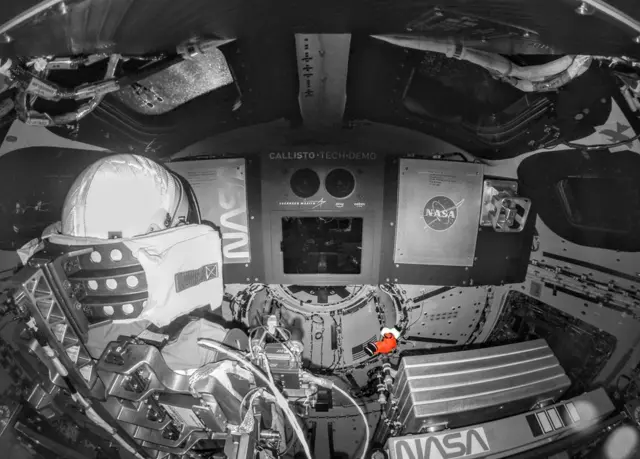
#> input picture capsula.webp, 640 x 459 px
$ python monitor_capsula.py
#> lines starting #> are read from the running program, lines starting #| are printed output that depends on the picture; after the words box and inside, x2 and y2 are one past the last pixel; in counts of white or black regions, pixels touching at a corner belong together
import cv2
import numpy as np
import paho.mqtt.client as mqtt
from datetime import datetime
import os

# =====================================
# CONFIGURAÇÕES
# =====================================

# Altere para True para testar sem hardware físico
modo_simulacao = False

# Estado global da cápsula
capsula = {
    "temperatura": 25,
    "luminosidade": 75,
    "status": "NORMAL",
    "alertas": []
}

# =====================================
# CARREGAMENTO DA IMAGEM DA CÁPSULA
# =====================================

# Busca a imagem no mesmo diretório do script
SCRIPT_DIR = os.path.dirname(os.path.abspath(__file__))
IMAGEM_CAPSULA_PATH = os.path.join(SCRIPT_DIR, "capsula.webp")

imagem_capsula_original = None
if os.path.exists(IMAGEM_CAPSULA_PATH):
    imagem_capsula_original = cv2.imread(IMAGEM_CAPSULA_PATH, cv2.IMREAD_UNCHANGED)
#> imagem_capsula_original is the input picture: shape (459, 640, 3); mean B, G, R 82.8, 82.8, 83
    if imagem_capsula_original is None:
        print(f"[AVISO] Não foi possível carregar '{IMAGEM_CAPSULA_PATH}'. Usando representação geométrica.")
    else:
        print(f"[OK] Imagem da cápsula carregada: {IMAGEM_CAPSULA_PATH}")
else:
    print(f"[AVISO] Arquivo '{IMAGEM_CAPSULA_PATH}' não encontrado. Usando representação geométrica.")


# =====================================
# MQTT
# =====================================

# [10 lines left out: function on_message, not called in this run]


if not modo_simulacao:
    try:
        client = mqtt.Client(mqtt.CallbackAPIVersion.VERSION2)
        client.on_message = on_message
        client.connect("broker.hivemq.com", 1883, 60)
        client.subscribe("capsula/temperatura")
        client.subscribe("capsula/luminosidade")
        client.loop_start()
        print("[OK] MQTT conectado ao broker HiveMQ.")
    except Exception as e:
        print(f"[ERRO] Falha ao conectar no MQTT: {e}")
        modo_simulacao = True
        print("[INFO] Alternando para modo de simulação.")


# =====================================
# FUNÇÕES AUXILIARES
# =====================================

# [24 lines left out: function desenhar_capsula_geometrica, not called in this run]


def renderizar_imagem_capsula(tela, imagem, x1, y1, x2, y2, cor_status):
    """
    Redimensiona e renderiza a imagem da cápsula na área designada,
    com suporte a canal alpha (transparência). Adiciona tint colorido
    conforme o status do sistema.
    """
    largura = x2 - x1
    altura = y2 - y1

    # Redimensiona mantendo proporção
    h_orig, w_orig = imagem.shape[:2]
    escala = min(largura / w_orig, altura / h_orig)
    novo_w = int(w_orig * escala)
    novo_h = int(h_orig * escala)
    img_resized = cv2.resize(imagem, (novo_w, novo_h), interpolation=cv2.INTER_AREA)

    # Posição centralizada na área
    off_x = x1 + (largura - novo_w) // 2
    off_y = y1 + (altura - novo_h) // 2

    # Verifica se tem canal alpha
    if img_resized.shape[2] == 4:
        alpha = img_resized[:, :, 3:4] / 255.0
        img_rgb = img_resized[:, :, :3]
        regiao = tela[off_y:off_y + novo_h, off_x:off_x + novo_w]
        composito = (img_rgb * alpha + regiao * (1 - alpha)).astype(np.uint8)
        tela[off_y:off_y + novo_h, off_x:off_x + novo_w] = composito
    else:
        tela[off_y:off_y + novo_h, off_x:off_x + novo_w] = img_resized

    # Overlay de status colorido (semitransparente) no canto superior direito da imagem
    raio = 18
    cx_ind = off_x + novo_w - 25
    cy_ind = off_y + 25
    cv2.circle(tela, (cx_ind, cy_ind), raio + 2, (0, 0, 0), -1)  # borda preta
    cv2.circle(tela, (cx_ind, cy_ind), raio, cor_status, -1)


# =====================================
# LOOP PRINCIPAL
# =====================================

historico_temp = []   # Histórico para mini-gráfico de temperatura
MAX_HISTORICO = 50

while True:
    # ----------------------------------
    # TELA BASE
    # ----------------------------------
    tela = np.zeros((700, 1200, 3), dtype=np.uint8)
    tela[:] = (15, 15, 25)  # Fundo escuro levemente azulado (espacial)

    # Grade sutil de fundo
    for x in range(0, 1200, 60):
        cv2.line(tela, (x, 0), (x, 700), (25, 25, 40), 1)
    for y in range(0, 700, 60):
        cv2.line(tela, (0, y), (1200, y), (25, 25, 40), 1)

    # ----------------------------------
    # VALIDAÇÃO DOS DADOS
    # ----------------------------------
    capsula["temperatura"] = max(-20, min(60, capsula["temperatura"]))
    capsula["luminosidade"] = max(0, min(100, capsula["luminosidade"]))

    temperatura = capsula["temperatura"]
    luminosidade = capsula["luminosidade"]

    # ----------------------------------
    # ANÁLISE DE STATUS
    # ----------------------------------
    alertas = []

    if temperatura < 10:
        cor_temperatura = (0, 0, 255)   # Vermelho (BGR)
        status = "CRITICO"
        cor_status = (0, 0, 255)
        alertas.append("TEMPERATURA CRITICA - MUITO BAIXA")
    elif temperatura > 40:
        cor_temperatura = (0, 0, 255)
        status = "CRITICO"
        cor_status = (0, 0, 255)
        alertas.append("SUPERAQUECIMENTO DETECTADO")
    elif temperatura < 20:
        cor_temperatura = (0, 255, 255)  # Amarelo
        status = "ALERTA"
        cor_status = (0, 255, 255)
        alertas.append("TEMPERATURA ABAIXO DO IDEAL")
    elif temperatura > 30:
        cor_temperatura = (0, 255, 255)
        status = "ALERTA"
        cor_status = (0, 255, 255)
        alertas.append("TEMPERATURA ACIMA DO IDEAL")
    else:
        cor_temperatura = (0, 200, 80)   # Verde
        status = "NORMAL"
        cor_status = (0, 200, 80)

    if luminosidade < 15:
        alertas.append("ILUMINACAO INSUFICIENTE")
        if status == "NORMAL":
            status = "ALERTA"
            cor_status = (0, 255, 255)

    capsula["status"] = status
    capsula["alertas"] = alertas

    # Registra histórico de temperatura
    historico_temp.append(temperatura)
    if len(historico_temp) > MAX_HISTORICO:
        historico_temp.pop(0)

    # ----------------------------------
    # TÍTULO
    # ----------------------------------
    cv2.rectangle(tela, (0, 0), (1200, 70), (20, 20, 40), -1)
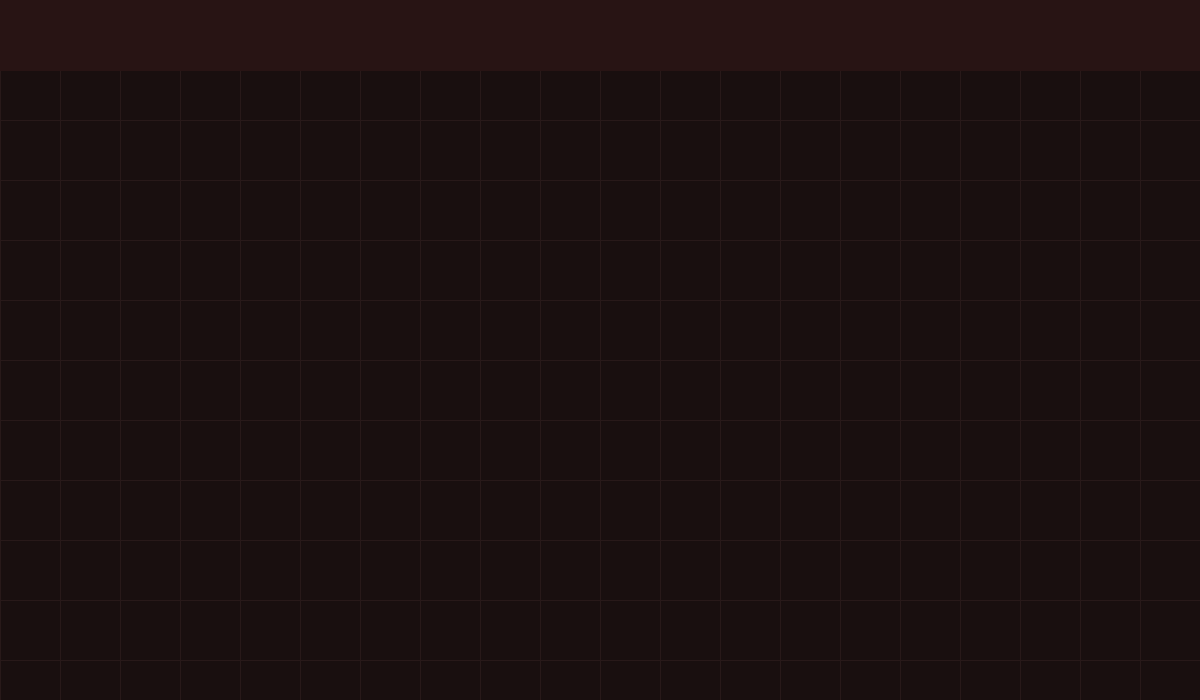
#> tela: shape (700, 1200, 3); mean of channels 0, 1, 2 15.8, 15.8, 27; drawn as B, G, R
    cv2.putText(tela, "SISTEMA DE MONITORAMENTO - CAPSULA ESPACIAL",
                (130, 45), cv2.FONT_HERSHEY_SIMPLEX, 1.0, (200, 220, 255), 2)
    # Linha separadora
    cv2.line(tela, (0, 70), (1200, 70), (60, 60, 120), 2)
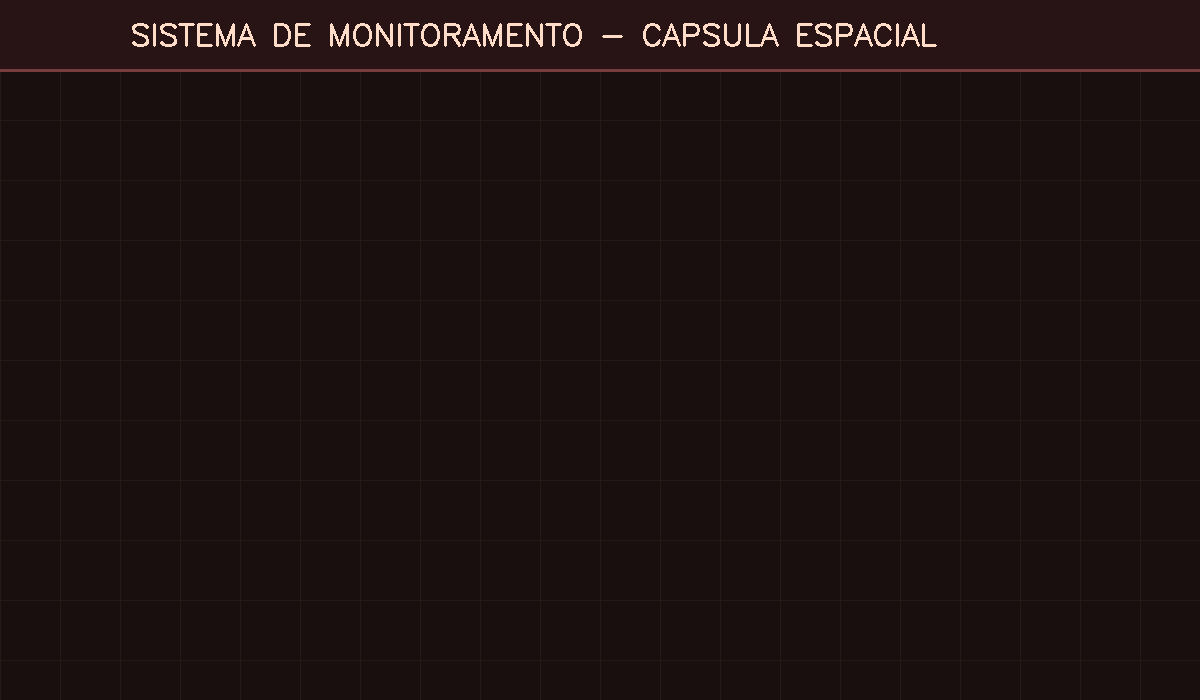
#> tela: shape (700, 1200, 3); mean of channels 0, 1, 2 17.2, 17.4, 28.8; drawn as B, G, R

    # ----------------------------------
    # PAINEL ESQUERDO: IMAGEM DA CÁPSULA
    # ----------------------------------
    cv2.rectangle(tela, (20, 85), (490, 590), (35, 35, 60), -1)
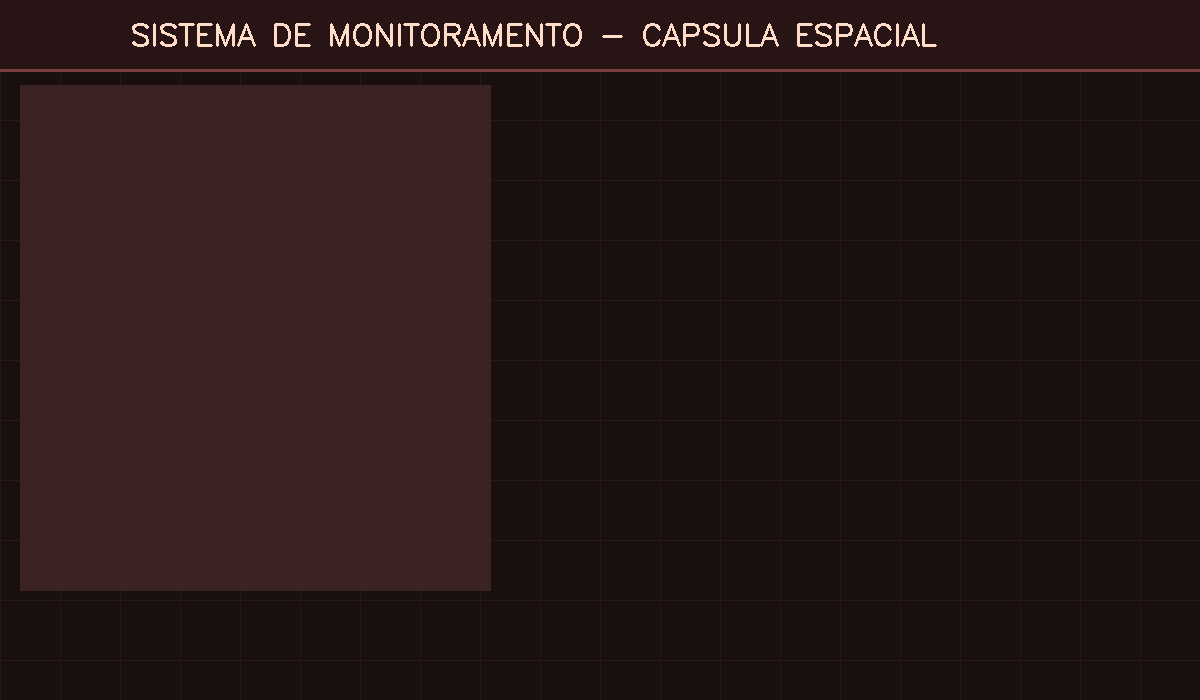
#> tela: shape (700, 1200, 3); mean of channels 0, 1, 2 22.8, 22.9, 38.6; drawn as B, G, R
    cv2.rectangle(tela, (20, 85), (490, 590), (80, 80, 140), 2)
    cv2.putText(tela, "VISAO COMPUTACIONAL", (90, 108),
                cv2.FONT_HERSHEY_SIMPLEX, 0.6, (150, 150, 200), 1)

    # Renderiza imagem ou geometria
    if imagem_capsula_original is not None:
        renderizar_imagem_capsula(tela, imagem_capsula_original, 25, 115, 485, 585, cor_status)
#> in renderizar_imagem_capsula, `cv2.circle(tela, (cx_ind, cy_ind), raio, cor_status, -1)`:
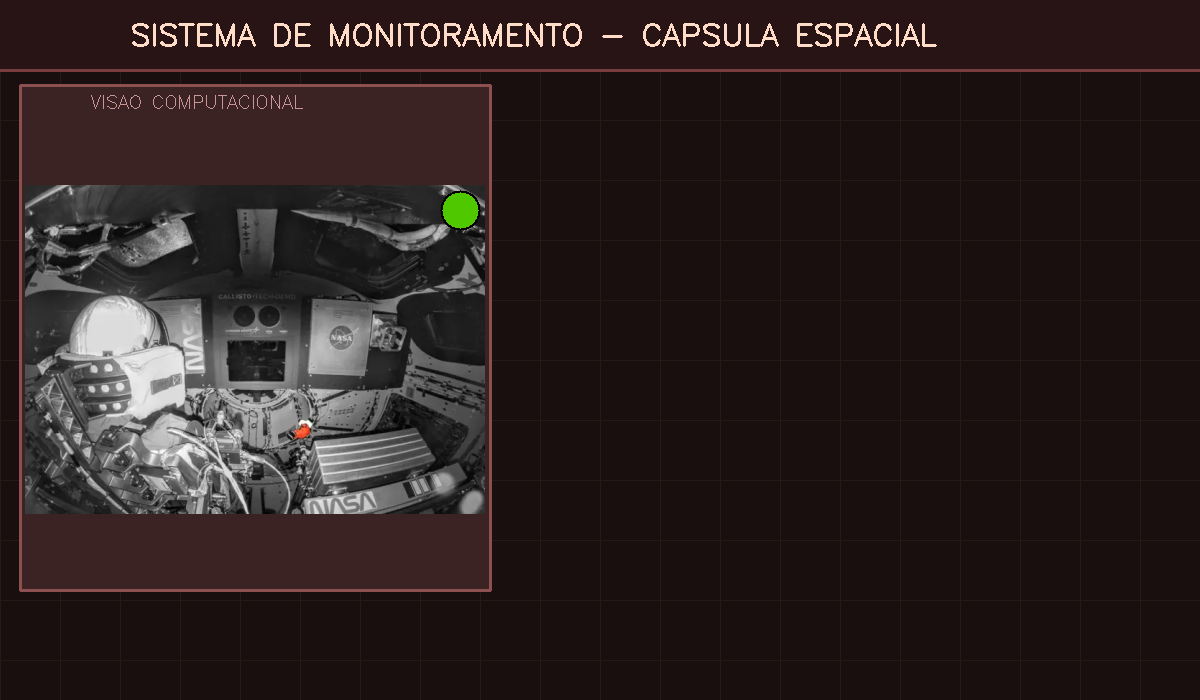
#> tela: shape (700, 1200, 3); mean of channels 0, 1, 2 31.8, 32.1, 43.5; drawn as B, G, R
    else:
        desenhar_capsula_geometrica(tela, 25, 115, 485, 585, cor_status)

    # ----------------------------------
    # PAINEL DIREITO: DADOS E BARRAS
    # ----------------------------------
    cv2.rectangle(tela, (510, 85), (1180, 590), (35, 35, 60), -1)
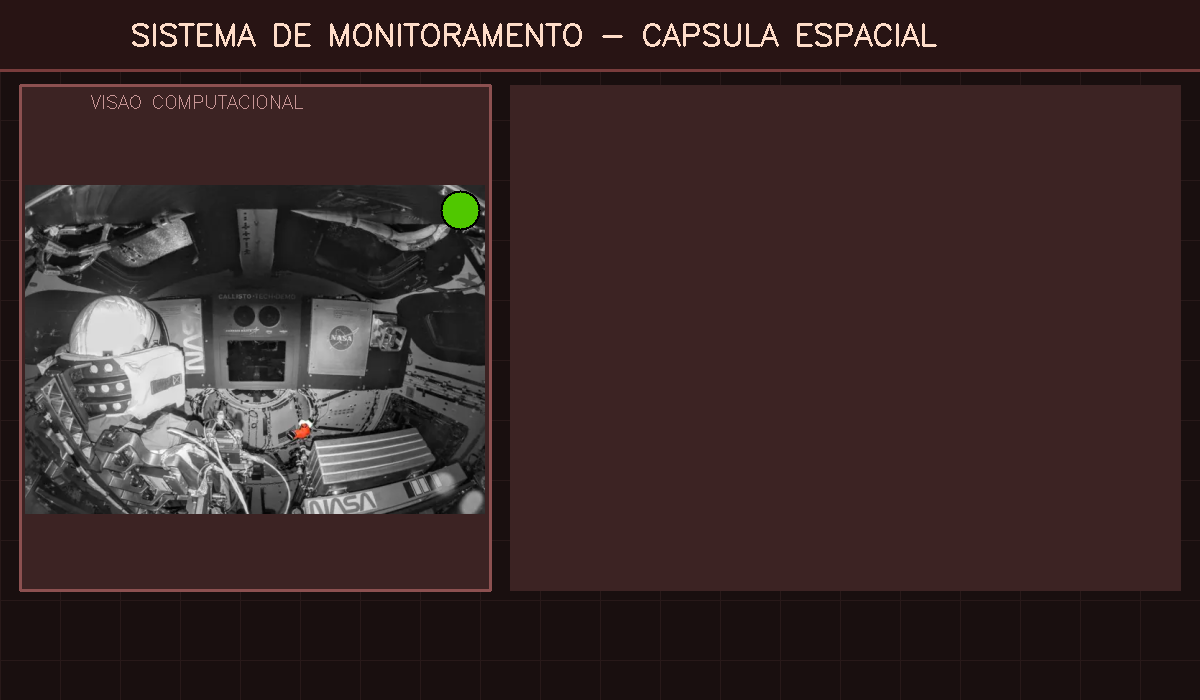
#> tela: shape (700, 1200, 3); mean of channels 0, 1, 2 39.7, 40.1, 57.4; drawn as B, G, R
    cv2.rectangle(tela, (510, 85), (1180, 590), (80, 80, 140), 2)
    cv2.putText(tela, "TELEMETRIA", (780, 108),
                cv2.FONT_HERSHEY_SIMPLEX, 0.6, (150, 150, 200), 1)
#> tela: shape (700, 1200, 3); mean of channels 0, 1, 2 40.2, 40.6, 58.3

    # Fonte de dados
    cor_fonte = (0, 200, 80) if not modo_simulacao else (0, 200, 255)
    fonte_txt = "FONTE: ESP32 via MQTT" if not modo_simulacao else "FONTE: SIMULACAO"
    cv2.putText(tela, fonte_txt, (530, 135),
                cv2.FONT_HERSHEY_SIMPLEX, 0.55, cor_fonte, 1)

    # STATUS
    cv2.putText(tela, "STATUS DO SISTEMA:", (530, 175),
                cv2.FONT_HERSHEY_SIMPLEX, 0.65, (180, 180, 220), 1)
    cv2.putText(tela, status, (530, 215),
                cv2.FONT_HERSHEY_SIMPLEX, 1.2, cor_status, 3)

    # --- Temperatura ---
    cv2.putText(tela, f"TEMPERATURA", (530, 265),
                cv2.FONT_HERSHEY_SIMPLEX, 0.65, (180, 180, 220), 1)
    cv2.putText(tela, f"{temperatura:.1f} C", (850, 265),
                cv2.FONT_HERSHEY_SIMPLEX, 0.85, cor_temperatura, 2)
    # Barra
    cv2.rectangle(tela, (530, 280), (1150, 310), (50, 50, 80), -1)
#> tela: shape (700, 1200, 3); mean of channels 0, 1, 2 40.6, 41.7, 59
    cv2.rectangle(tela, (530, 280), (1150, 310), (80, 80, 130), 1)
    larg_temp = int(max(0, min((temperatura / 50.0) * 620, 620)))
    cv2.rectangle(tela, (530, 280), (530 + larg_temp, 310), cor_temperatura, -1)
    # Marcações ideais (20–30 °C)
    pos_20 = 530 + int((20 / 50.0) * 620)
    pos_30 = 530 + int((30 / 50.0) * 620)
    cv2.line(tela, (pos_20, 275), (pos_20, 315), (0, 200, 80), 1)
#> tela: shape (700, 1200, 3); mean of channels 0, 1, 2 40, 43.4, 59
    cv2.line(tela, (pos_30, 275), (pos_30, 315), (0, 200, 80), 1)
#> tela: shape (700, 1200, 3); mean of channels 0, 1, 2 40, 43.4, 59
    cv2.putText(tela, "20C", (pos_20 - 10, 330),
                cv2.FONT_HERSHEY_SIMPLEX, 0.4, (0, 200, 80), 1)
#> tela: shape (700, 1200, 3); mean of channels 0, 1, 2 40, 43.5, 59
    cv2.putText(tela, "30C", (pos_30 - 10, 330),
                cv2.FONT_HERSHEY_SIMPLEX, 0.4, (0, 200, 80), 1)
#> tela: shape (700, 1200, 3); mean of channels 0, 1, 2 40, 43.5, 59

    # --- Luminosidade ---
    cv2.putText(tela, f"LUMINOSIDADE", (530, 365),
                cv2.FONT_HERSHEY_SIMPLEX, 0.65, (180, 180, 220), 1)
    cv2.putText(tela, f"{luminosidade:.0f} %", (900, 365),
                cv2.FONT_HERSHEY_SIMPLEX, 0.85, (0, 220, 255), 2)
    # Barra
    cv2.rectangle(tela, (530, 380), (1150, 410), (50, 50, 80), -1)
#> tela: shape (700, 1200, 3); mean of channels 0, 1, 2 40.4, 44, 59.6
    cv2.rectangle(tela, (530, 380), (1150, 410), (80, 80, 130), 1)
    larg_lux = int((luminosidade / 100.0) * 620)
    cv2.rectangle(tela, (530, 380), (530 + larg_lux, 410), (0, 220, 255), -1)

    # --- Mini-gráfico de Temperatura ---
    cv2.putText(tela, "HISTORICO TEMPERATURA", (530, 445),
                cv2.FONT_HERSHEY_SIMPLEX, 0.55, (150, 150, 200), 1)
    graf_x1, graf_y1, graf_x2, graf_y2 = 530, 455, 1150, 545
    cv2.rectangle(tela, (graf_x1, graf_y1), (graf_x2, graf_y2), (50, 50, 80), -1)
#> tela: shape (700, 1200, 3); mean of channels 0, 1, 2 40.6, 48, 64.1
    cv2.rectangle(tela, (graf_x1, graf_y1), (graf_x2, graf_y2), (80, 80, 130), 1)

    if len(historico_temp) >= 2:
        larg_graf = graf_x2 - graf_x1
        alt_graf = graf_y2 - graf_y1
        passo = larg_graf / MAX_HISTORICO
        for i in range(1, len(historico_temp)):
            t_prev = historico_temp[i - 1]
            t_curr = historico_temp[i]
            # Normaliza: 0°C = fundo, 50°C = topo
            y_prev = graf_y2 - int(((t_prev + 20) / 80.0) * alt_graf)
            y_curr = graf_y2 - int(((t_curr + 20) / 80.0) * alt_graf)
            x_prev = int(graf_x1 + (i - 1) * passo)
            x_curr = int(graf_x1 + i * passo)
            y_prev = max(graf_y1, min(graf_y2, y_prev))
            y_curr = max(graf_y1, min(graf_y2, y_curr))
            cv2.line(tela, (x_prev, y_prev), (x_curr, y_curr), cor_temperatura, 2)

    # ----------------------------------
    # ALERTAS
    # ----------------------------------

    cv2.rectangle(tela, (20, 600), (1180, 680), (35, 20, 20), -1)
#> tela: shape (700, 1200, 3); mean of channels 0, 1, 2 42.9, 48.6, 63.6
    cv2.rectangle(tela, (20, 600), (1180, 680), (100, 40, 40), 1)

    if alertas:
        # Cada alerta em sua própria linha, empilhados verticalmente
        y_base = 625
        espaco_linha = 28
        for i, alerta in enumerate(alertas):
            y_pos = y_base + (i * espaco_linha)
            cv2.putText(tela, f"[!] {alerta}", (40, y_pos),
                        cv2.FONT_HERSHEY_SIMPLEX, 0.6, (0, 0, 255), 2)
    else:
        cv2.putText(tela, "Todos os sistemas operando normalmente.",
                    (40, 635), cv2.FONT_HERSHEY_SIMPLEX, 0.7, (0, 200, 80), 2)

    # ----------------------------------
    # DATA E HORA
    # ----------------------------------
    agora = datetime.now().strftime("%d/%m/%Y  %H:%M:%S")
    cv2.putText(tela, agora, (900, 660),
                cv2.FONT_HERSHEY_SIMPLEX, 0.6, (120, 120, 160), 1)
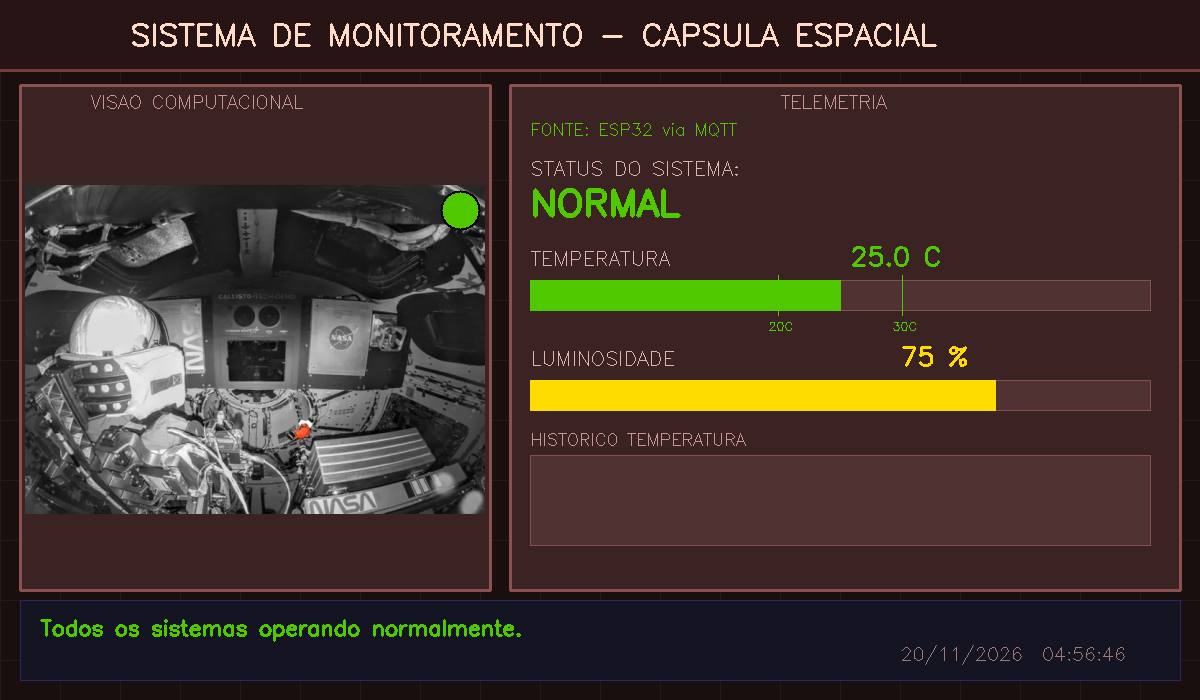
#> tela: shape (700, 1200, 3); mean of channels 0, 1, 2 43, 49.4, 63.9; drawn as B, G, R

    # ----------------------------------
    # CONTROLES (rodapé)
    # ----------------------------------
    cv2.putText(tela, "ESC: sair" + ("  |  Q/A: temp +/-  |  W/S: lux +/-" if modo_simulacao else ""),
                (30, 693), cv2.FONT_HERSHEY_SIMPLEX, 0.45, (80, 80, 100), 1)
#> tela: shape (700, 1200, 3); 0.02% of pixels changed, all inside (x1, y1, x2, y2) = (32, 683, 95, 694)

    # ----------------------------------
    # EXIBIÇÃO
    # ----------------------------------
    cv2.imshow("Monitor Capsula Espacial - IOT GS 2026", tela)
    tecla = cv2.waitKey(200)  # Atualiza a cada 200ms
#> (key q is pressed here)

    if tecla == 27:  # ESC
        break

    # ----------------------------------
    # CONTROLES DE SIMULAÇÃO
    # ----------------------------------
    if modo_simulacao:
        if tecla == ord("q"):
            capsula["temperatura"] += 1
        elif tecla == ord("a"):
            capsula["temperatura"] -= 1
        elif tecla == ord("w"):
            capsula["luminosidade"] = min(100, capsula["luminosidade"] + 5)
        elif tecla == ord("s"):
            capsula["luminosidade"] = max(0, capsula["luminosidade"] - 5)

# ----------------------------------
# ENCERRAMENTO
# ----------------------------------
cv2.destroyAllWindows()
if not modo_simulacao:
    try:
        client.loop_stop()
        client.disconnect()
        print("[OK] MQTT desconectado.")
    except Exception:
        pass
print("[OK] Sistema encerrado.")
